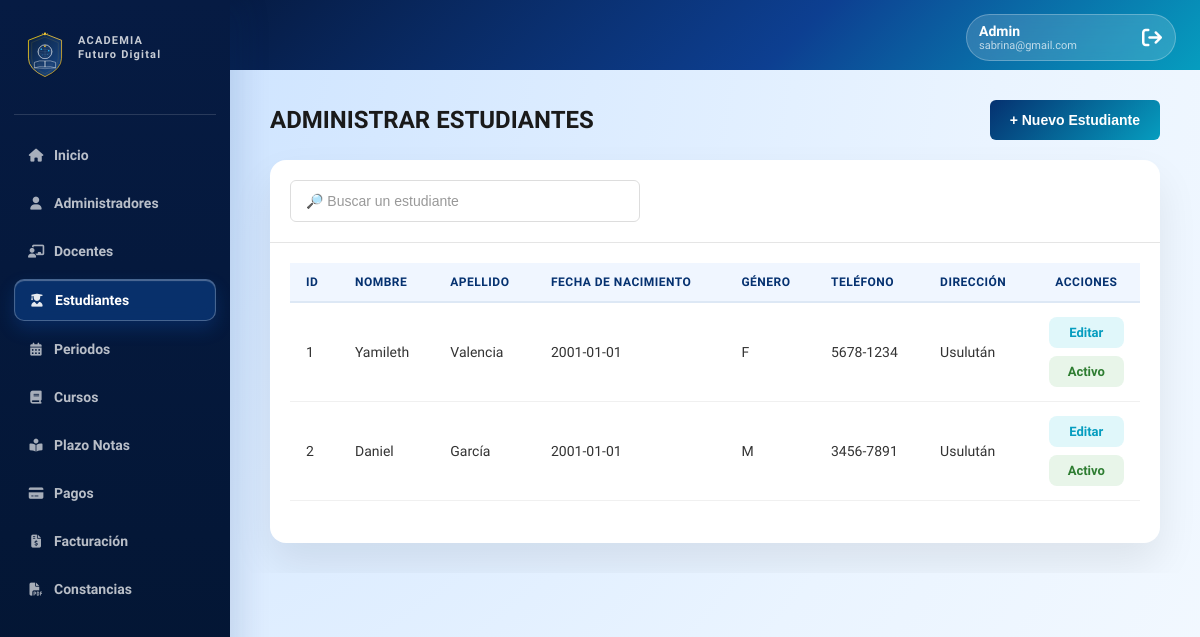
/admin-estudiantes.php (signed in), run on an earlier commit of the app's database.
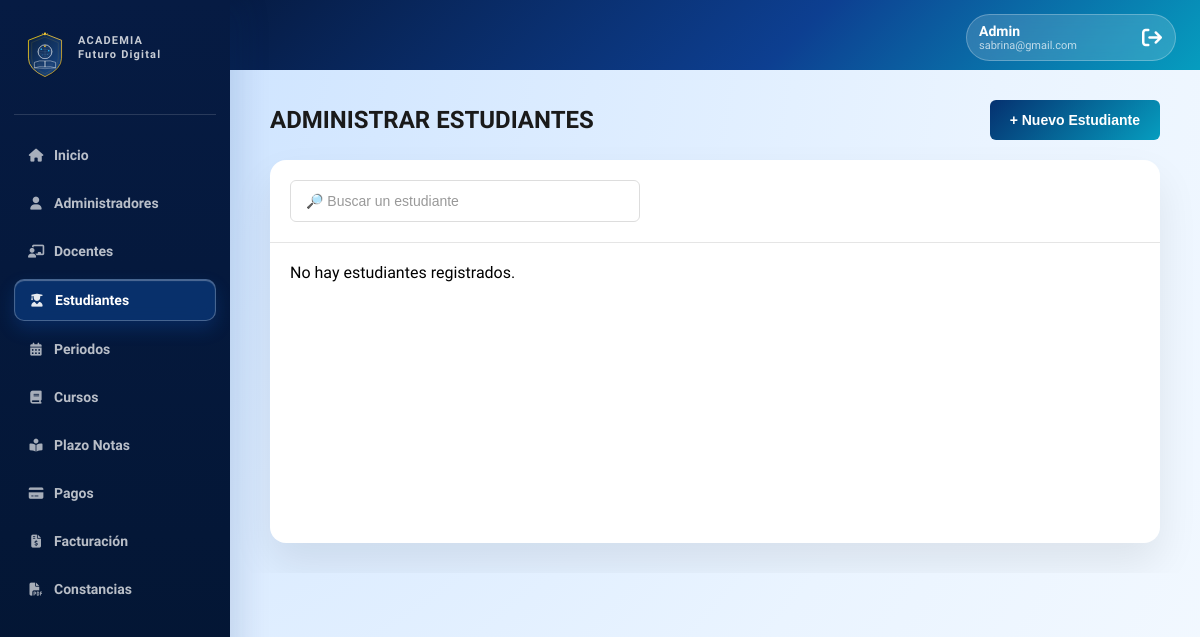
And on a later commit of the database.
### tables this page shows
CREATE TABLE `estudiantes` (
  `id` int PRIMARY KEY NOT NULL AUTO_INCREMENT,
  `usuario_id` int NOT NULL,
  `fecha_nacimiento` date DEFAULT NULL,
  `genero` char(1) DEFAULT NULL,
  `telefono` varchar(20) DEFAULT NULL,
  `direccion` varchar(200) DEFAULT NULL,
  UNIQUE KEY `usuario_id` (`usuario_id`),
  CONSTRAINT `fk_estudiantes_1` FOREIGN KEY (`usuario_id`) REFERENCES `usuarios` (`id`)
);

CREATE TABLE `usuarios` (
  `id` int PRIMARY KEY NOT NULL AUTO_INCREMENT,
  `nombre` varchar(100) NOT NULL,
  `apellido` varchar(100) NOT NULL,
  `correo` varchar(120) NOT NULL,
  `password_hash` varchar(255) NOT NULL,
  `estado` tinyint(1) DEFAULT '1',
  `rol_id` int NOT NULL,
  UNIQUE KEY `correo` (`correo`),
  KEY `rol_id` (`rol_id`),
  CONSTRAINT `fk_usuarios_1` FOREIGN KEY (`rol_id`) REFERENCES `roles` (`id`)
);

### mostrar-tabla-estudiantes.php (the view)
<?php
include('includes/conexion.php');
$sql = "SELECT
    u.id AS usuario_id,
    e.id AS estudiante_id,
    u.nombre,
    u.apellido,
    u.correo,
    u.password_hash,
    u.estado,
    e.fecha_nacimiento,
    e.genero,
    e.telefono,
    e.direccion
    FROM estudiantes e
    INNER JOIN usuarios u ON e.usuario_id = u.id
    WHERE u.rol_id = 2";
$resultado = mysqli_query($conexion, $sql);
if (mysqli_num_rows($resultado) > 0 ){
?>
    <table class="data-table mobile-cards">
        <thead>
            <tr>
                <th>ID</th>
                <th>Nombre</th>
                <th>Apellido</th>
                <th>Fecha de Nacimiento</th>
                <th>Género</th>
                <th>Teléfono</th>
                <th>Dirección</th>
                <th>Acciones</th>
            </tr>
        </thead>
        <tbody>
            <?php while($fila = mysqli_fetch_assoc($resultado)){ ?>
            <tr data-id="<?php echo $fila['usuario_id']; ?>">
                <td data-label="ID"><?php echo $fila['estudiante_id']; ?></td>
                <td data-label="Nombre"><?php echo htmlspecialchars($fila['nombre']); ?></td>
                <td data-label="Apellido"><?php echo htmlspecialchars($fila['apellido']); ?></td>
                <td data-label="Fecha Nac."><?php echo htmlspecialchars($fila['fecha_nacimiento']); ?></td>
                <td data-label="Género"><?php echo htmlspecialchars($fila['genero']); ?></td>
                <td data-label="Teléfono"><?php echo htmlspecialchars($fila['telefono']); ?></td>
                <td data-label="Dirección"><?php echo htmlspecialchars($fila['direccion']); ?></td>
                <td data-label="Acciones" class="acciones-cell">
                    <div class="acciones-texto">
                        <a
                            href="#"
                            class="link-accion abrir-modal-estudiante"
                            data-usuario_id="<?php echo $fila['usuario_id']; ?>"
                            data-estudiante_id="<?php echo $fila['estudiante_id']; ?>"
                            data-nombre="<?php echo htmlspecialchars($fila['nombre']); ?>"
                            data-apellido="<?php echo htmlspecialchars($fila['apellido']); ?>"
                            data-fecha_nacimiento="<?php echo htmlspecialchars($fila['fecha_nacimiento']); ?>"
                            data-genero="<?php echo htmlspecialchars($fila['genero']); ?>"
                            data-telefono="<?php echo htmlspecialchars($fila['telefono']); ?>"
                            data-direccion="<?php echo htmlspecialchars($fila['direccion']); ?>"
                            data-correo="<?php echo htmlspecialchars($fila['correo']); ?>"
                            data-password_hash="<?php echo htmlspecialchars($fila['password_hash']); ?>"
                            data-estado="<?php echo htmlspecialchars($fila['estado']); ?>"
                            onclick="return false;"
                        >
                            Editar
                        </a>
                        <a
                            href="#"
                            class="link-accion btn-toggle-estado <?php echo ($fila['estado'] == 'Activo' || $fila['estado'] == 1) ? 'estado-activo' : 'estado-inactivo'; ?>"
                            data-usuario_id="<?php echo $fila['usuario_id']; ?>"
                        >
                            <?php echo ($fila['estado'] == 'Activo' || $fila['estado'] == 1) ? 'Activo' : 'Inactivo'; ?>
                        </a>
                    </div>
                </td>
            </tr>
            <?php } ?>
        </tbody>
    </table>
<?php
} else {
    echo '<div class="mensaje-vacio">No hay estudiantes registrados.</div>';
}
?>

What changed in the data, as far as the page shows it:
removed estudiantes: id "1", usuario.nombre "Yamileth", usuario.apellido "Valencia", fecha_nacimiento "2001-01-01", genero "F", telefono "5678-1234", direccion "Usulután"
removed estudiantes: id "2", usuario.nombre "Daniel", usuario.apellido "García", fecha_nacimiento "2001-01-01", genero "M", telefono "3456-7891", direccion "Usulután"
Also different on the page:
text no longer shown: "ID NOMBRE APELLIDO FECHA DE NACIMIENTO GÉNERO TELÉFONO DIRECCIÓN ACCIONES"
text now shown: "No hay estudiantes registrados."
